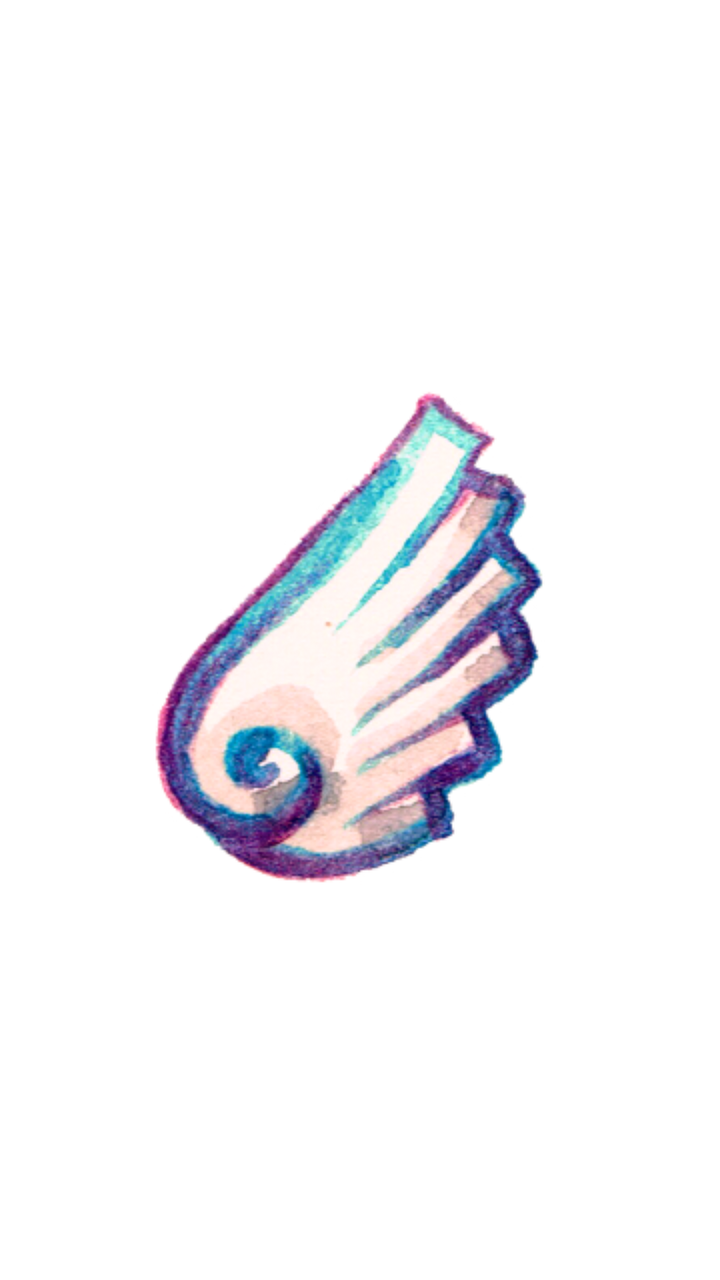
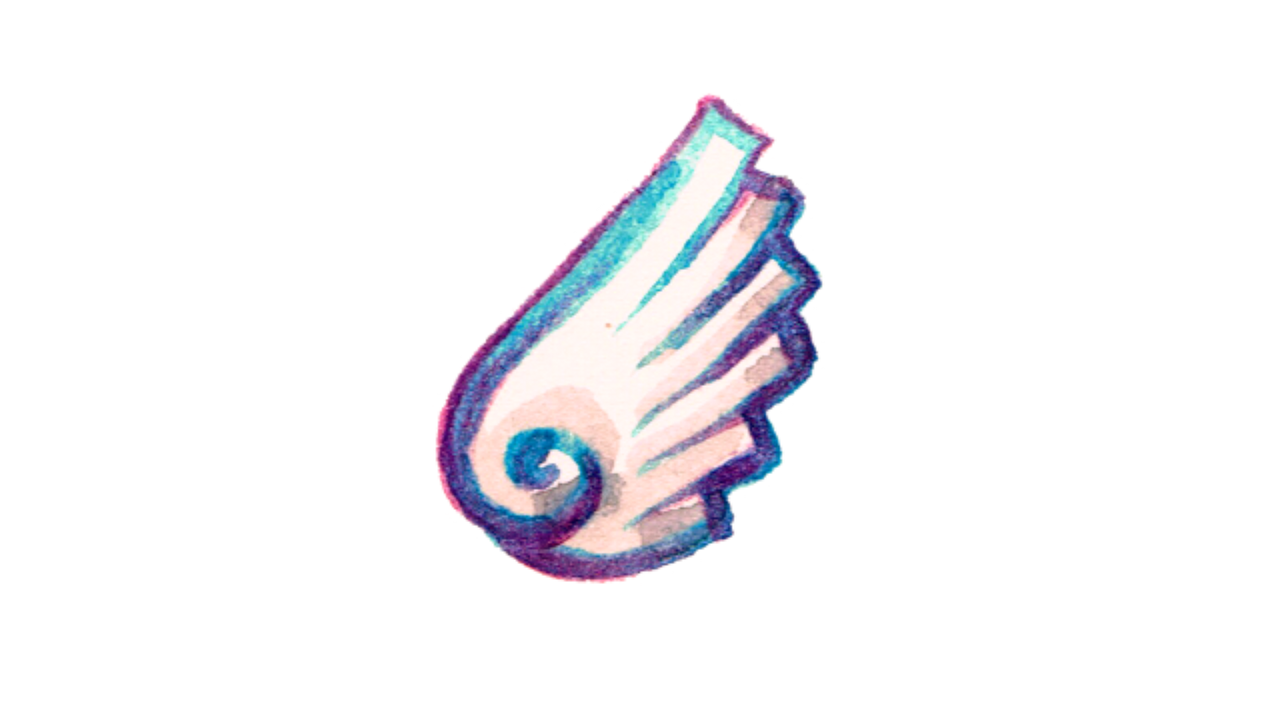

Two renders of one Android screen. The first uses the default layout on a phone; the second uses the alternative layout the repository ships for a different screen configuration, on a matching device. The two XML files are below.
<!-- AndroidManifest.xml: fallback theme Theme.MaterialComponents.DayNight.NoActionBar -->
<!-- res/layout/splash.xml -->
<?xml version="1.0" encoding="utf-8"?>
<RelativeLayout
	xmlns:android="http://schemas.android.com/apk/res/android"
	android:orientation="vertical"
	android:layout_width="fill_parent"
	android:layout_height="fill_parent"
	android:background="#FFFFFF"
>
	<ImageView
		android:layout_width="fill_parent"
		android:layout_height="wrap_content"
		android:src="@drawable/logo_splash"
		android:scaleType="centerInside"
		android:layout_centerInParent="true"
	/>
	<TextView
		android:id="@+id/splash_raindrop"
		android:layout_width="fill_parent"
		android:layout_height="wrap_content"
		android:gravity="center_horizontal"
		android:text=""
		android:autoLink="web"
		android:linksClickable="true"
		android:layout_alignParentBottom="true"
		android:textColor="#FF000000"
		android:textColorLink="#FF0000FF"
	/>
</RelativeLayout>
<!-- resources referenced by this layout -->
<resources>
  <!-- drawable logo_splash: png bitmap (drawable, 90641 bytes) -->
</resources>
<!-- res/layout-land/splash.xml (the repository's variant of the layout above) -->
<!-- drawn on the phone turned sideways -->
<?xml version="1.0" encoding="utf-8"?>
<RelativeLayout
	xmlns:android="http://schemas.android.com/apk/res/android"
	android:orientation="vertical"
	android:layout_width="fill_parent"
	android:layout_height="fill_parent"
	android:background="#FFFFFF"
>
	<TextView
		android:id="@+id/splash_raindrop"
		android:layout_width="fill_parent"
		android:layout_height="wrap_content"
		android:gravity="center_horizontal"
		android:text=""
		android:autoLink="web"
		android:linksClickable="true"
		android:layout_alignParentBottom="true"
		android:textColor="#FF000000"
		android:textColorLink="#FF0000FF"
	/>
	<ImageView
		android:layout_width="fill_parent"
		android:layout_height="wrap_content"
		android:src="@drawable/logo_splash"
		android:scaleType="centerInside"
		android:layout_above="@id/splash_raindrop"
		android:layout_alignParentTop="true"
	/>
</RelativeLayout>
